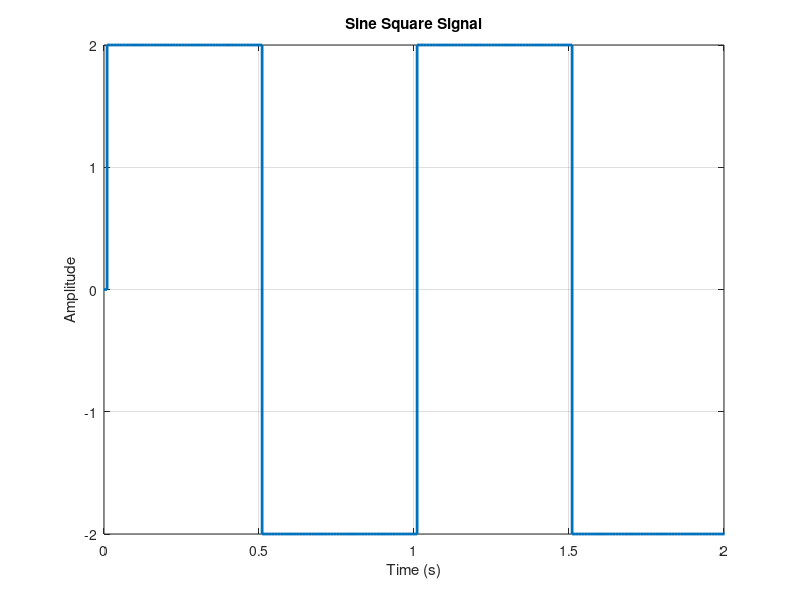

Source code (MATLAB):
f=1;
a=2;
d=10;sr=100;
t=0:1/sr:d-1/sr;
x=a*sign(sin(2*pi*f*t));
figure;
stairs(t,x,'LineWidth',2);
xlabel('Time (s)');
ylabel('Amplitude');
title('Sine Square Signal');
grid on;
colorbar off;
xlim([0,2]);
